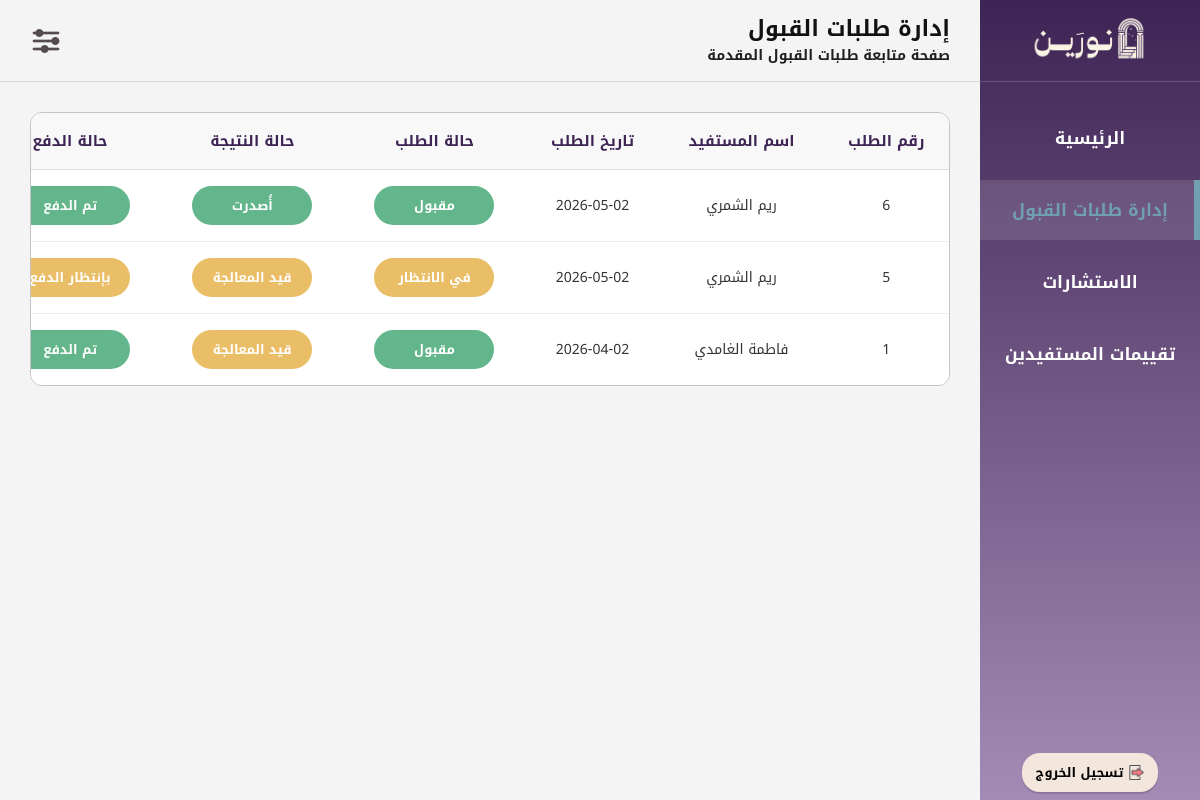
Page /Con04_AdmissionReq.php (signed in) on the earlier database version.
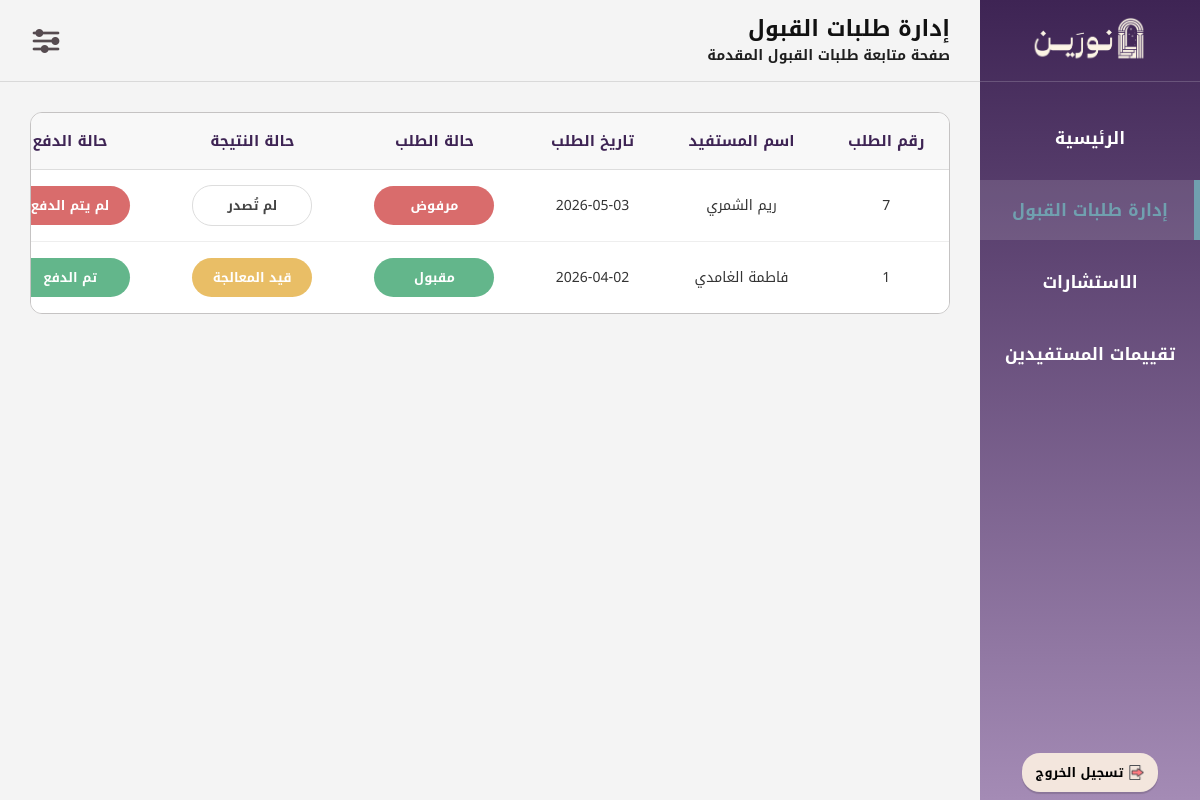
Same page on the later database version.
### tables this page shows
CREATE TABLE `admission_request` (
  `request_id` int(11) NOT NULL,
  `bnf_id` int(11) NOT NULL,
  `office_id` int(11) NOT NULL,
  `program_type` enum('bachelor','master','phd') NOT NULL,
  `major_name` varchar(100) NOT NULL,
  `univ_name` varchar(100) NOT NULL,
  `Submit_date` date NOT NULL,
  `result_notes` text DEFAULT NULL,
  `Result_status` enum('قيد المعالجة','أُصدرت','لم تُصدر') DEFAULT 'قيد المعالجة',
  `request_status` enum('في الانتظار','مقبول','مرفوض') NOT NULL DEFAULT 'في الانتظار',
  `payment_status` enum('غير مدفوع','مدفوع','بانتظار الدفع') NOT NULL DEFAULT 'غير مدفوع',
  `result` varchar(255) DEFAULT NULL
);

CREATE TABLE `beneficiary` (
  `bnf_id` int(11) NOT NULL,
  `email` varchar(100) NOT NULL,
  `f_name` varchar(50) NOT NULL,
  `l_name` varchar(50) NOT NULL,
  `phone_num` varchar(15) NOT NULL,
  `password` varchar(255) NOT NULL,
  `degree_level` enum('ثانوي','بكالوريوس','ماجستير','') NOT NULL,
  `account_status` enum('نشط','محظور') NOT NULL DEFAULT 'نشط',
  `sch_field` varchar(100) NOT NULL
);

### Con04_AdmissionReq.php (the view, shortened to what this page needs)
<?php
$con = mysqli_connect("localhost", "root", "", "noreen");
mysqli_set_charset($con, "utf8mb4");
$office_id = (int) $_SESSION['office_id'];
$sqlRequests = "SELECT
                    ar.request_id,
                    ar.request_status,
                    ar.Result_status,
                    ar.payment_status,
                    ar.Submit_date,
                    b.f_name,
                    b.l_name
                FROM admission_request ar
                INNER JOIN beneficiary b ON ar.bnf_id = b.bnf_id
                WHERE ar.office_id = $office_id
                ORDER BY ar.request_id DESC";
$resRequests = mysqli_query($con, $sqlRequests);
?>
<!DOCTYPE html>
<html lang="ar" dir="rtl">
<head>
<link rel="stylesheet" href="CSS01Layout.css?v=6">
</head>
<body>
<div class="layout">
<aside class="sidebar">
<div class="sidebar-top">
<div class="sidebar-logo">
<img src="شعار نورين.png" alt="نورين">
</div>
<ul class="sidebar-menu">
<li><a href="Con00_MainPage.php">الرئيسية</a></li>
<li><a href="Con04_AdmissionReq.php" class="active">إدارة طلبات القبول</a></li>
<li><a href="Con03_Consultations.php">الاستشارات</a></li>
<li><a href="Con08_ReqRating.php">تقييمات المستفيدين</a></li>
</ul>
</div>
<div class="sidebar-bottom">
<form action="logout.php" method="post">
<button type="submit" class="logout-btn">
<img src="ايقونة تسجيل الخروج.png" class="logout-icon" alt="خروج">
<b>تسجيل الخروج</b>
</button>
</form>
</div>
</aside>
<div class="main-content">
<header class="header">
<div class="page-heading">
<div class="page-title">إدارة طلبات القبول</div>
<div class="page-description">صفحة متابعة طلبات القبول المقدمة</div>
</div>
<div class="header-icons">
<div class="settings-dropdown">
<img src="ايقونة قائمة الاعدادات.png" class="menu-icon">
</div>
</div>
</header>
<div class="dashboard-section">
<div class="table-box">
<table class="requests-table">
<tr>
<th>رقم الطلب</th>
<th>اسم المستفيد</th>
<th>تاريخ الطلب</th>
<th>حالة الطلب</th>
<th>حالة النتيجة</th>
<th>حالة الدفع</th>
</tr>
<?php while ($row = mysqli_fetch_assoc($resRequests)) { ?>
<?php
$fullName = $row['f_name']." ".$row['l_name'];
$request_status = trim($row['request_status']);
$result_status = trim($row['Result_status']);
if ($request_status == "" || $request_status == "في الانتظار") {
    $requestStatusText = "في الانتظار";
    $requestStatusClass = "status-processing";
} elseif ($request_status == "مرفوض") {
    $requestStatusText = "مرفوض";
    $requestStatusClass = "status-rejected";
} else {
    $requestStatusText = "مقبول";
    $requestStatusClass = "status-finished";
}
if ($request_status == "مرفوض") {
    $resultStatusText = "لم تُصدر";
    $resultStatusClass = "status-plain";
} elseif ($result_status == "" || $result_status == "قيد المعالجة") {
    $resultStatusText = "قيد المعالجة";
    $resultStatusClass = "status-processing";
} elseif ($result_status == "أُصدرت" || $result_status == "أصدرت") {
    $resultStatusText = "أُصدرت";
    $resultStatusClass = "status-finished";
} else {
    $resultStatusText = $result_status;
    $resultStatusClass = "status-finished";
}
$payment_status = trim($row['payment_status']);
if ($request_status == "مرفوض") {
    $paymentStatusText = "لم يتم الدفع";
    $paymentStatusClass = "status-rejected";
} elseif ($payment_status == "مدفوع") {
    $paymentStatusText = "تم الدفع";
    $paymentStatusClass = "status-finished";
} else {
    $paymentStatusText = "بإنتظار الدفع";
    $paymentStatusClass = "status-processing";
}
?>
<tr>
<td><?php echo $row['request_id']; ?></td>
<td><?php echo htmlspecialchars($fullName); ?></td>
<td><?php echo htmlspecialchars($row['Submit_date']); ?></td>
<td>
<div class="status-badge <?php echo $requestStatusClass; ?>">
<?php echo $requestStatusText; ?>
</div>
</td>
<td>
<div class="status-badge <?php echo $resultStatusClass; ?>">
<?php echo $resultStatusText; ?>
</div>
</td>
<td>
<div class="status-badge <?php echo $paymentStatusClass; ?>">
<?php echo $paymentStatusText; ?>
</div>
</td>
</tr>
<?php } ?>
</table>
</div>
</div>
</div>
</div>
</body>
</html>

### CSS01Layout.css (style rules this page uses)
* { margin:0; padding:0; box-sizing:border-box; font-family:"Noto Kufi Arabic",sans-serif; text-decoration:none; }
body { background:#F4F4F4; direction:rtl; }
.layout { display:flex; min-height:100vh; }
.sidebar { width:220px; height:100vh; position:fixed; top:0; right:0; background:linear-gradient(to bottom,#3E2454,#A48BB5); color:#FFFFFF; display:flex; flex-direction:column; justify-content:space-between; z-index:1000; }
.sidebar-top { width:100%; }
.sidebar-logo { height:82px; display:flex; align-items:center; justify-content:center; border-bottom:1px solid rgba(255,255,255,0.18); }
.sidebar-logo img { width:120px; height:auto; object-fit:contain; }
.sidebar-menu { list-style:none; margin-top:26px; }
.sidebar-menu li { margin-bottom:12px; }
.sidebar-menu a { color:#FFFFFF; font-size:17px; font-weight:600; display:block; padding:14px 22px; text-align:center; transition:.25s; position:relative; }
.sidebar-menu a.active { color:#70A0AF; background:rgba(255,255,255,0.12); }
.sidebar-menu a.active::after { content:""; position:absolute; right:0; top:0; width:6px; height:100%; background:#70A0AF; }
.sidebar-bottom { padding:0 10px 8px; display:flex; justify-content:center; }
.logout-btn { background:#F3E6DD; border:none; border-radius:18px; padding:7px 14px; font-size:13px; cursor:pointer; display:flex; align-items:center; gap:6px; box-shadow:0 2px 1px rgba(0,0,0,0.15); transition:transform .3s, box-shadow .3s; }
.logout-icon { width:15px; height:15px; object-fit:contain; }
.main-content { margin-right:220px; width:calc(100% - 220px); min-height:100vh; display:flex; flex-direction:column; }
.header { min-height:82px; position:sticky; top:0; z-index:900; border-bottom:1px solid #d9d9d9; background:#F4F4F4; display:flex; flex-direction:row; align-items:center; justify-content:space-between; padding:10px 30px; }
.page-heading { display:flex; flex-direction:column; align-items:flex-end; justify-content:flex-start; text-align:right; }
.page-title { font-size:22px; font-weight:700; color:#111111; line-height:1.4; text-align:right; width:100%; }
.page-description { font-size:14px; font-weight:600; color:#1f1f1f; line-height:1.6; text-align:right; }
.header-icons { display:flex; align-items:center; }
.settings-dropdown { position:relative; display:inline-block; }
.settings-dropdown::after { content:""; position:absolute; top:100%; left:0; width:100%; height:10px; }
.menu-icon { width:32px; height:32px; cursor:pointer; display:block; object-fit:contain; }

### Con04_AdmissionReq.php (style rules this page uses)
.dashboard-section { padding:30px; }
.table-box { background:#fff; border-radius:12px; overflow-x:auto; max-width:1250px; margin:0 auto; border:0.5px solid #c5c3c3; }
.requests-table { width:100%; min-width:1150px; border-collapse:collapse; text-align:center; font-family:'Noto Kufi Arabic', sans-serif; }
.requests-table tr:first-child th { background:#f8f8f8; color:#3E2454; font-size:15px; font-weight:700; padding:14px 10px; border-bottom:1px solid #ddd; }
.requests-table td { padding:14px 10px; border-bottom:1px solid #eee; font-size:14px; color:#333; }
.requests-table tr:last-child td { border-bottom:none; }
.status-badge { display:inline-block; min-width:120px; padding:7px 14px; border-radius:20px; color:#fff; font-size:13px; font-weight:700; font-family:'Noto Kufi Arabic', sans-serif; }
.status-processing { background:#E9BE66; }
.status-finished { background:#63B68B; }
.status-rejected { background:#D96C6C; }
.status-plain { background:#FFFFFF; color:#444444; border:1px solid #DDDDDD; }

Differences in the rows shown:
removed admission_request: request_id "6", bnf.l_name "ريم الشمري", Submit_date "2026-05-02", request_status "مقبول", Result_status "أُصدرت", paymentStatusText "تم الدفع"
removed admission_request: request_id "5", bnf.l_name "ريم الشمري", Submit_date "2026-05-02", request_status "في الانتظار", Result_status "قيد المعالجة", paymentStatusText "بإنتظار الدفع"
added admission_request: request_id "7", bnf.l_name "ريم الشمري", Submit_date "2026-05-03", request_status "مرفوض", request_status "لم تُصدر", request_status "لم يتم الدفع"
